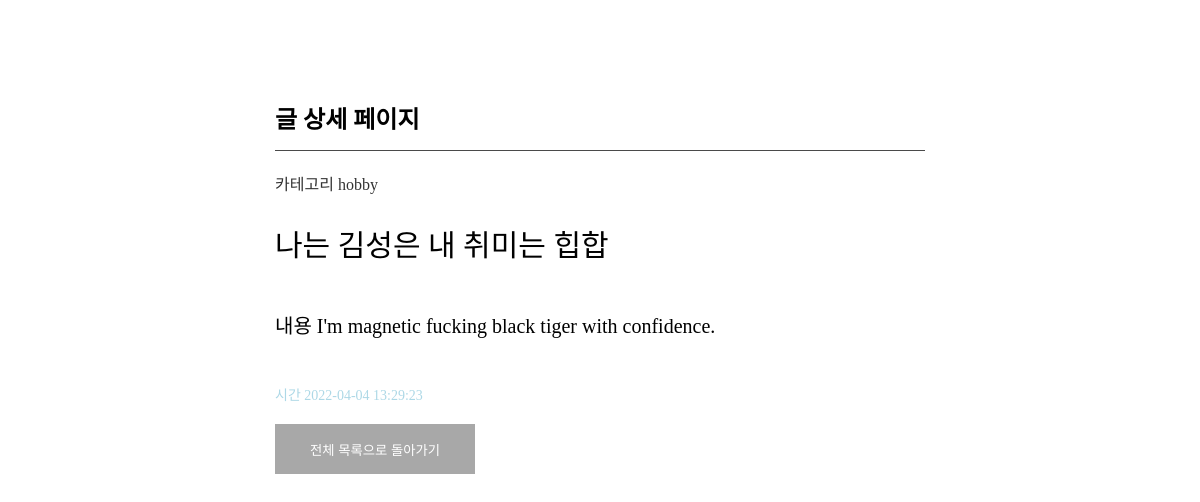
Screenshot of /detail/12 with the database file from the repository.
### blogApp/models.py (models this page shows)
class Article(models.Model):
    title = models.CharField(max_length=100)
    content = models.TextField()
    category = models.TextField(null=True, default='')
    date = models.TextField(null=True, default='')
    def __str__(self):
        return self.title

### blogApp/views.py (the view)
# urls.py: path('detail/<int:article_id>', views.detail, name='detail'),
def detail(request, article_id):
    article = Article.objects.get(id = article_id)
    print(article)
    return render(request, 'detail.html', {'article': article})

### blogApp/templates/detail.html (shortened to what this page needs)
{% load static %}
<!DOCTYPE html>
<html lang="ko">
<head>
    <link rel="stylesheet" type="text/css" href="{% static 'common.css' %}"></link>
</head>
<body>
    <div id="wrap">
        <div class="container">
            <h2 class="title">글 상세 페이지</h2>
            <div>
                <p class="sub-title">카테고리 {{article.category}}</p>
            </div>
            <div class="content-box">
                <p class="item-title">{{article.title}}</p>
            </div>
            <div class="content-box">
                <p class="item-content">내용 {{article.content}}</p>
            </div>
            <div class="content-box">
                <p class="item-date">시간 {{article.date}}</p>
            </div>
            <a href="{% url 'list' %}">
                <button class="back-list">
                    전체 목록으로 돌아가기
                </button>
            </a>
        </div>
    </div>
</body>
</html>

### blogApp/static/common.css (style rules this page uses)
html, body, div, span, applet, object, iframe, h1, h2, h3, h4, h5, h6, p, blockquote, pre, a, abbr, acronym, address, big, cite, code, del, dfn, em, img, ins, kbd, q, s, samp, small, strike, strong, sub, sup, tt, var, b, u, i, center, dl, dt, dd, ol, ul, li, fieldset, form, label, legend, table, caption, tbody, tfoot, thead, tr, th, td, article, aside, canvas, details, embed, figure, figcaption, footer, header, hgroup, menu, nav, output, ruby, section, summary, time, mark, audio, video { margin: 0; padding: 0; border: 0; }
a { text-decoration: none; color: #333333; }
#wrap { width: 650px; margin: 0 auto; padding-top: 100px; }
.title { height: 50px; border-bottom: 1px solid #4a4a4a; margin-bottom: 20px; }
.sub-title { height: 30px; color: #333333; }
.item-title { font-size: 30px; margin-bottom: 5px; font-weight: 400; }
.item-content { font-size: 20px; margin-bottom: 5px; }
.item-date, .item-category { font-size: 14px; font-weight: 100; }
.content-box { padding: 20px 0; }
.item-date { color: lightblue; font-weight: 500; margin-right: 10px; }
.back-list { display: block; background: rgb(168, 168, 168); color: #FFFFFF; width: 200px; height: 50px; border: none; }

### rows the page displays
Article: category "hobby", title "나는 김성은 내 취미는 힙합", content "I'm magnetic fucking black tiger with confidence.", date "2022-04-04 13:29:23"
